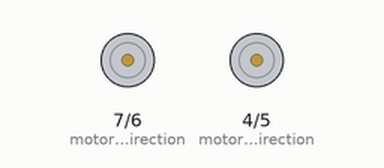
This sketch was run on a simulated Arduino Uno, built with avr-gcc and run on an emulated ATmega328P. Shown: direction and speed pins drawn as motors (green arrow = direction pin HIGH = forward, orange = LOW = backward, longer = more drive).

Above: at 0.1 s.
At 1.1 s:
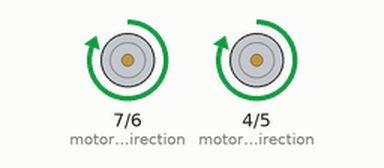
At 3.1 s:
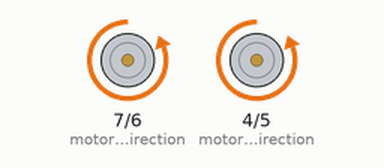
Timing chart, 0 to 5.2 s (numbered marks = the images above):
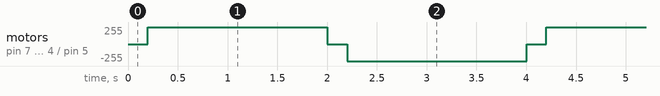

The sketch:

Motor_Test_Arduino.ino
```cpp
unsigned long currentTime;
unsigned long prevTime = 2000;
int count = 0;

const int motorRightDirection = 4;
const int motorRightPWM = 5;
const int motorLeftPWM = 6;
const int motorLeftDirection = 7;

void setup(){
  //set up pin modes
  pinMode(motorRightDirection, OUTPUT);
  pinMode(motorRightPWM, OUTPUT);
  pinMode(motorLeftPWM, OUTPUT);
  pinMode(motorLeftDirection, OUTPUT);

  //set motor directons
  digitalWrite(motorRightDirection, HIGH);
  digitalWrite(motorLeftDirection, HIGH);

  Serial.begin(9600);
}

void loop(){

  currentTime = millis(); //take the current time for the next calculation

  if(currentTime - prevTime > 2000){ //every two seconds will change direction (which the following code controls)
    prevTime = currentTime;

    analogWrite(motorRightPWM, 0); //turn the motors off to make sure there isn't any cross currents from the board (could damage the electronics)
    analogWrite(motorLeftPWM, 0);

    delay(100); //wait so that they do in fact stop

    if(count % 2 == 0){ //lets it alternate direction, if it's odd it'll spin the low way, if high will spin the high way
      //set motor directons
      digitalWrite(motorRightDirection, HIGH);
      digitalWrite(motorLeftDirection, HIGH);
    } else {
      digitalWrite(motorRightDirection, LOW);
      digitalWrite(motorLeftDirection, LOW);
    }

    delay(100); //delay to make sure the correct direction is going to go

    //send the motor pwm signal
    analogWrite(motorRightPWM, 255); //start turning again
    analogWrite(motorLeftPWM, 255);

    ++count; //incriment my counter variable
  }
}
```

Measured:
- by itself, motor on pin 7 (motorLeftDirection) / pin 6 (motorLeftPWM), motor on pin 4 (motorRightDirection) / pin 5 (motorRightPWM): repeats every 4.0 s: stopped 0.20 s, backward 255/255 1.8 s, stopped 0.20 s, forward 255/255 1.8 s
